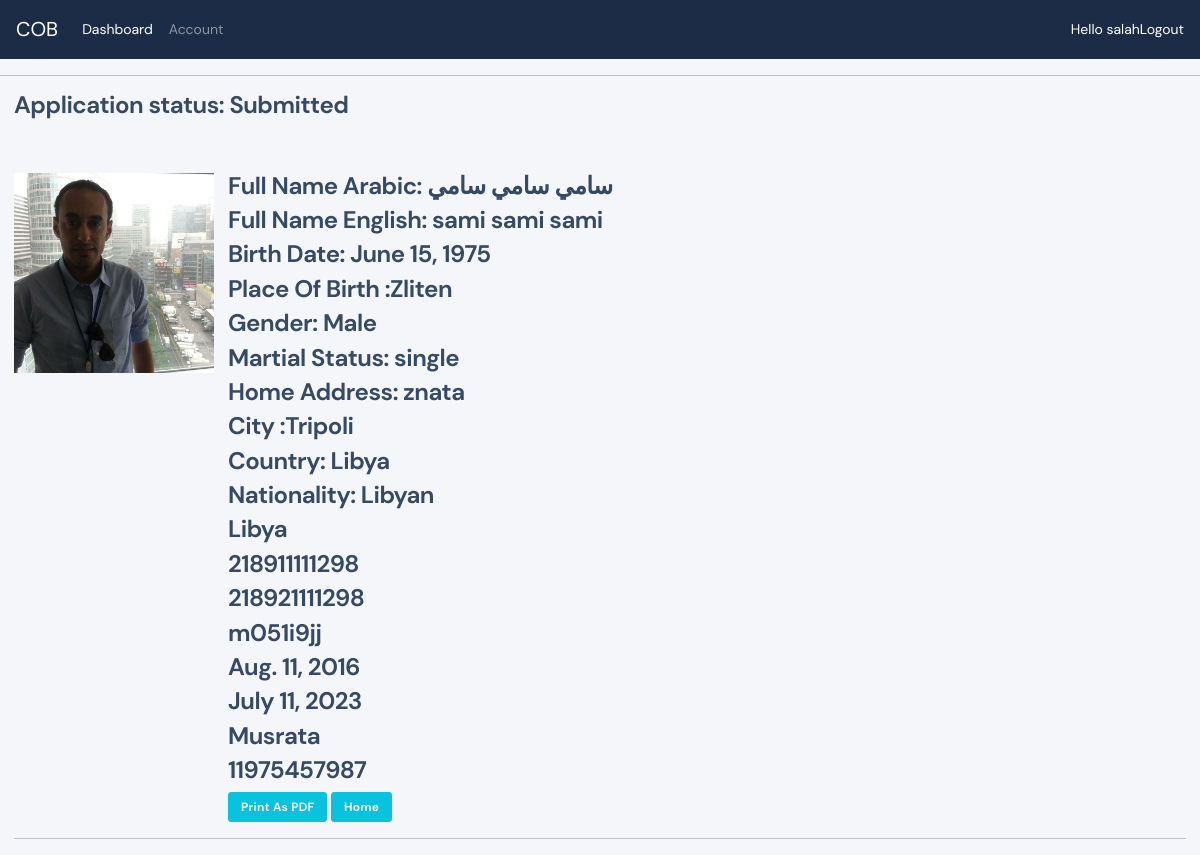
The page /user/view_application/6 (signed in) on the database its author committed.
### accounts/models.py (models this page shows, shortened)
class NewAccountData(models.Model):
    STATUS = (
        ('not Started', 'not Started'),
        ('Approved', 'Approved'),
        ('Submitted', 'Submitted'),
        ('Please Revise', 'Please Revise'),
        ('Unfinished', 'Unfinished'),
    )
    GENDER = (
        ('Male', 'Male'),
        ('Female', 'Female'),
    )
    SALARY = (
        ('Under 12,000 per year', 'Under 12,000 per year'),
        ('From 12,000 to 25,000 per year', 'From 12,000 to 25,000 per year'),
        ('From 25,000 to 35,000 per year', 'From 25,000 to 35,000 per year'),
        ('From 35,000 to 50,000 per year', 'From 35,000 to 55,000 per year'),
        ('Above 50,000 per year', 'Above 50,000 per year'),
    )
    user = models.OneToOneField(User, blank=True, null=True, on_delete=models.CASCADE)
    First_Name_Arabic = models.CharField(max_length=40, blank=True, null=True)
    Middle_Name_Arabic = models.CharField(max_length=40, blank=True, null=True)
    Last_Name_Arabic = models.CharField(max_length=40, blank=True, null=True)
    First_Name_English = models.CharField(max_length=40, blank=True, null=True)
    Middle_Name_English = models.CharField(max_length=40, blank=True, null=True)
    Last_Name_English = models.CharField(max_length=40, blank=True, null=True)
    Birth_dt = models.DateField(blank=True, null=True)
    PlaceOFBirth = models.CharField(max_length=40, blank=True, null=True)
    Gender = models.CharField(max_length=20, blank=True, null=True, choices=GENDER)
    MartialStatus = models.CharField(max_length=40, blank=True, null=True)
    Home_Address = models.CharField(max_length=40, blank=True,null=True)
    City = models.CharField(max_length=40, default='Tripoli')
    Country = models.CharField(max_length=40, default='Libya')
    Nationality = models.CharField(max_length=40, default='Libyan')
    CountryOfBirth = models.CharField(max_length=40, default='Libya')
    date_Created = models.DateTimeField(auto_now_add=True, blank=True, null=True)
    Email = models.EmailField(max_length=100, blank=True, null=True, unique=True, validators=[validate_email])
    EmployerName = models.CharField(max_length=100, blank=True, null=True)
    Position = models.CharField(max_length=100, blank=True, null=True)
    EmployerSector = models.CharField(max_length=40, blank=True, null=True)
    Salary = models.CharField(max_length=50, blank=True, null=True, choices=SALARY)
    Nationality = models.CharField(max_length=200, blank=True, null=True)
    PhoneNumber1 = models.CharField(
        max_length=100,
        blank=True, null=True,
        unique=True,
        validators=[RegexValidator(
            regex= r'^2189[12456]{1}[0-9]{7}',
            message='incorrect  phone number',
        ),
            ])
    PhoneNumber2 = models.CharField(max_length=100, blank=True, null=True)
    PassportNo = models.CharField(max_length=15, unique=True, blank=True, null=True)
    PassportIssueDate = models.DateField(max_length=40, blank=True, null=True)
    PassportExpiryDate = models.DateField(max_length=40, blank=True, null=True)
    PassportIssueAuthority = models.CharField(max_length=40, blank=True, null=True)
    Nid = models.CharField(
        max_length=11,
        unique=True,
        blank=True, null=True,
        validators=[RegexValidator(
            regex=r'(^1|^2)(19[56789]{1}\d|20[0]\d)[0-9]{6}$',
            message='incorrect  National ID number',
            ),
        ])
    Birth_certificate = models.FileField(upload_to='embark/application_uploads', blank=True, null=True)
    Passport_copy = models.FileField(upload_to='embark/application_uploads', blank=True, null=True)
    Employer_statement = models.FileField(upload_to='embark/application_uploads', blank=True, null=True)
    Personal_pic = models.ImageField(default="default.jpg" ,null=True, blank=True)
    Residence_permit = models.FileField(upload_to='embark/application_uploads',blank=True, null=True)
    VisaNo = models.CharField(max_length=20, unique=True, blank=True, null=True)
    VisaExpiry = models.DateField(max_length=20, blank=True, null=True)
    status = models.CharField(max_length=40, blank=True, null=True, choices=STATUS)

### accounts/decorators.py (the view)
        def wrapper_func(request,*args,**kwargs):
            group = None
            if request.user.groups.exists():
                group = request.user.groups.all()[0].name
            if group in allowed_roles:
                return view_func(request, *args, **kwargs)
            else:
                return HttpResponse('unauthorized')

### accounts/views.py (called while the page is built)
@login_required(login_url='login')
@allowd_users(allowed_roles=['admin'])
def view_application(request,pk):
    customer_application = get_object_or_404(NewAccountData, id=pk)
    context = {
        'customer_application': customer_application
    }
    print('html is rendered')
    return render(request, 'accounts/view_application.html', context)

### templates/accounts/view_application.html
{%extends 'main.html'%}
{%block content%}
<div id="application" class="container-fluid">
<div>
<h4>Application status: {{customer_application.status}}</h4><br><br>
</div>
    <div class="media">
        <img style="height: 200px; width: 200px;" src="{{customer_application.Personal_pic.url}}">
    <div class="media-body">
<div class="container-fluid">
    <h4> Full Name Arabic: {{customer_application.First_Name_Arabic}} {{customer_application.Middle_Name_Arabic}} {{customer_application.Last_Name_Arabic}}</h4>
    <h4>Full Name English: {{customer_application.First_Name_English}} {{customer_application.Middle_Name_English}} {{customer_application.Last_Name_English}}</h4>
    <h4>Birth Date: {{customer_application.Birth_dt}}</h4>
    <h4>Place Of Birth :{{customer_application.PlaceOFBirth}}</h4>
    <h4>Gender: {{customer_application.Gender}}</h4>
    <h4>Martial Status: {{customer_application.MartialStatus}}</h4>
    <h4>Home Address: {{customer_application.Home_Address}}</h4>
    <h4>City :{{customer_application.City}}</h4>
    <h4>Country: {{customer_application.Country}}</h4>
    <h4>Nationality: {{customer_application.Nationality}}</h4>
    <h4>{{customer_application.CountryOfBirth}}</h4>
    <h4>{{customer_application.PhoneNumber1}}</h4>
    <h4>{{customer_application.PhoneNumber2}}</h4>
    <h4>{{customer_application.PassportNo}}</h4>
    <h4>{{customer_application.PassportIssueDate}}</h4>
    <h4>{{customer_application.PassportExpiryDate}}</h4>
    <h4>{{customer_application.PassportIssueAuthority}}</h4>
    <h4>{{customer_application.Nid}}</h4>
    <a class="btn btn-sm btn-info" href="{% url 'save_to_pdf' customer_application.id %}">Print As PDF</a>
    <button id="cmd" onclick="ExportPdf()" class="btn btn-sm btn-info" >Home</button>
</div>
</div>
</div>
{% endblock %}

### templates/navbar.html (shortened to what this page needs)
<nav class="navbar navbar-expand-lg navbar-dark bg-dark">
    <a class="navbar-brand" href="{% url 'user-page' %}">COB</a>
  <div class="collapse navbar-collapse" id="navbarNavAltMarkup">
    <div class="navbar-nav">
      {% if request.user.is_staff%}
      <a class="nav-item nav-link active" href="{% url 'home' %}">Dashboard </a>
      <a class="nav-item nav-link" href="#">Account</a>
      {%endif%}
    </div>
  </div>
  <span style="color:white;">Hello {{request.user}}</span>
  <a style="color:white;" href="{%url 'logout' %}">Logout</a>
</nav>
<hr>

### rows shown on the page
NewAccountData: status "Submitted", Personal_pic (picture), First_Name_Arabic "سامي", Middle_Name_Arabic "سامي", Last_Name_Arabic "سامي", First_Name_English "sami", Middle_Name_English "sami", Last_Name_English "sami", Birth_dt "June 15, 1975", PlaceOFBirth "Zliten", Gender "Male", MartialStatus "single", Home_Address "znata", City "Tripoli", Country "Libya", Nationality "Libyan", CountryOfBirth "Libya", PhoneNumber1 "218911111298", PhoneNumber2 "218921111298", PassportNo "m051i9jj", PassportIssueDate "Aug. 11, 2016", PassportExpiryDate "July 11, 2023", PassportIssueAuthority "Musrata", Nid "11975457987"

### other values the page prints
{{ request.user }} "salah"
